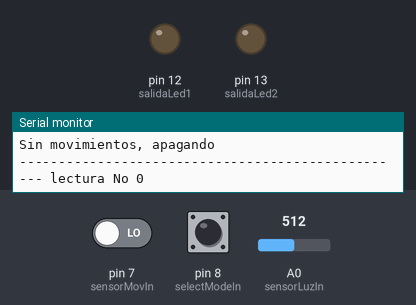
A sketch run on a simulated Arduino Uno, built with avr-gcc and run on an emulated ATmega328P. Shown: output pins drawn as LEDs (lit = HIGH), the last lines printed to the serial monitor. The test bench sets the inputs (shaded band); at power-on: pin 7 (sensorMovIn) LOW, A0 (sensorLuzIn) = 512, pin 8 (selectModeIn) LOW.

Above: at 1.3 s.
1.4 s: pin 7 (sensorMovIn) driven HIGH
At 2.8 s:
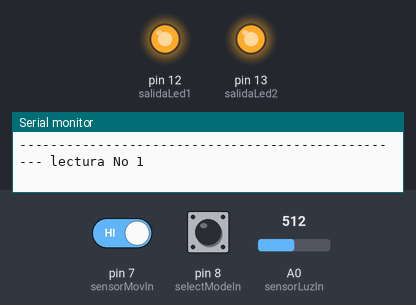
5.1 s: A0 (sensorLuzIn) set to 1001
6.6 s: A0 (sensorLuzIn) set to 1017
At 7.0 s:
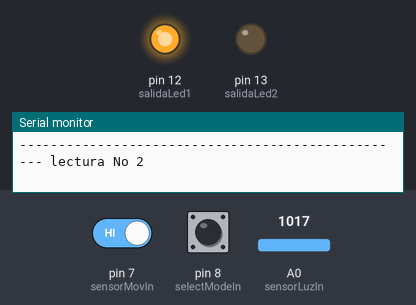
8.2 s: A0 (sensorLuzIn) set to 1023
At 8.6 s:
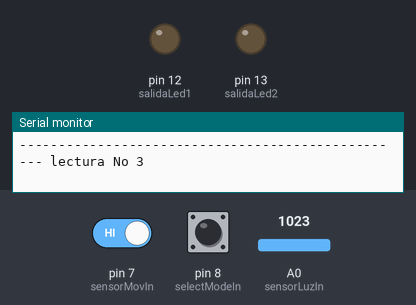
Timing chart, 0 to 11.2 s (numbered marks = the images above; inputs shaded):
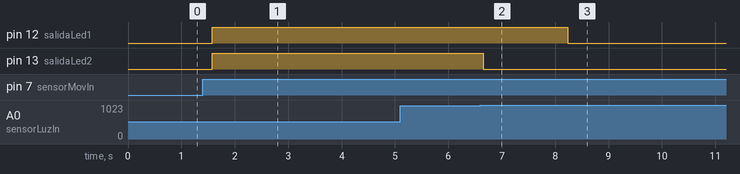

The sketch:

LuzAutomatica.ino
```cpp
int sensorLuzIn = A0, sensorMovIn = 7, selectModeIn = 8;
int salidaLed1 = 12, salidaLed2 = 13;
int status1 = 0;
int mode = 0, modeC = 0;
int mov = 0, movC = 0;
int con = 0;
int luzL1 = 0,luzL1C = 0;
int luzL2 = 0, luzL2C = 0;

void setup() {
  pinMode(selectModeIn, INPUT);
  pinMode(sensorMovIn, INPUT);
  pinMode(salidaLed1, OUTPUT);
  pinMode(salidaLed2, OUTPUT);
  Serial.begin(9600);
  Serial.println("Programa Inicializado");
}

void loop() {

  mode = digitalRead(selectModeIn);
  mov = digitalRead(sensorMovIn);

  if (analogRead(sensorLuzIn)<1017){
    luzL1 = 5;
    luzL2 = 5;
  }else if(analogRead(sensorLuzIn)<1023){
    luzL1 = 5;
    luzL2 = 0;
  }else {
    luzL1 = 0;
    luzL2 = 0;
  }

  if(luzL2 != luzL2C || luzL1 != luzL1C){
    Serial.println("Ajustando Iluminacion");
  }
  if(mode != modeC){
    Serial.println("Cambiando de Modo");
  }
  if(mov != movC && mode != 1){
    if(mov == 1){
      Serial.println("Movimiento Detectado");
    }else {
      Serial.println("Sin Movimiento");
    }
  }
  if(mode == modeC && mov == movC && luzL2 == luzL2C && luzL1 == luzL1C){
    con++;
  }else if (mode == 0 && mov == 0){
    con = 0;
    digitalWrite(salidaLed1, LOW);
    digitalWrite(salidaLed2, LOW);
    Serial.println("Sin movimientos, apagando");
  }else if(mode == 0 && mov == 1){
    con = 0;
    digitalWrite(salidaLed1, luzL1);
    digitalWrite(salidaLed2, luzL2);
    Serial.println("Modo Dia o Noche, Iluminacion Automatica Activada");
  }else if(mode == 1){
    con = 0;
    digitalWrite(salidaLed1, luzL1);
    digitalWrite(salidaLed2, luzL2);
    Serial.println("Modo Lectura, Iluminacion Automatica Activada");
  }else {
    analogWrite(salidaLed1, LOW);
  }if(con == 0){
      Serial.print("-------------------------------------------------- lectura No ");
      Serial.println(status1);
      status1++;
  }
  delay(500);
  modeC = mode;
  movC = mov;
  luzL2C = luzL2;
  luzL1C = luzL1;
}
```

Measured:
- the behaviour switches between 1016 and 1017 on A0 (sensorLuzIn) (found by bisection; images 1 and 2)
- after the input at 1.4 s, pin 12 (salidaLed1), pin 13 (salidaLed2): LOW → HIGH after 0.18 s
- after the input at 5.1 s, every drawn part: stays the same
- after the input at 6.6 s, pin 13 (salidaLed2): HIGH → LOW after 0.05 s
- after the input at 8.2 s, pin 12 (salidaLed1): HIGH → LOW at once
